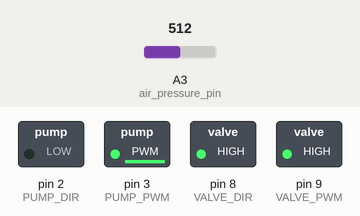
The sketch below on a simulated Arduino Uno, built with avr-gcc and run on an emulated ATmega328P. Parts: switched loads named in the sketch (green lamp = pin HIGH). The inputs (shaded band) are chosen by the test bench; at power-on: A3 (air_pressure_pin) = 512. The ROS host is connected and sends only what is stated; what the sketch prints to the serial monitor is not drawn.

Above: at 1.3 s.
1.4 s: A3 (air_pressure_pin) set to 350
5.2 s: A3 (air_pressure_pin) set to 322
At 8.7 s:
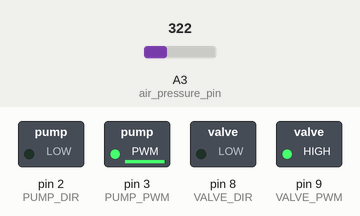
9.0 s: A3 (air_pressure_pin) set to 122
At 12.2 s:
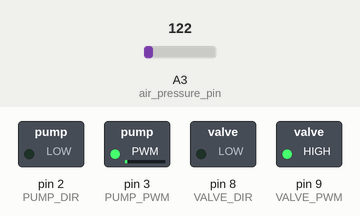
12.8 s: A3 (air_pressure_pin) set to 716
At 15.4 s:
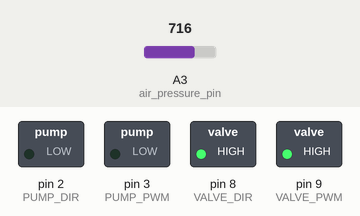
16.3 s: A3 (air_pressure_pin) set to 1023
23.9 s: A3 (air_pressure_pin) set to 306
At 26.3 s:
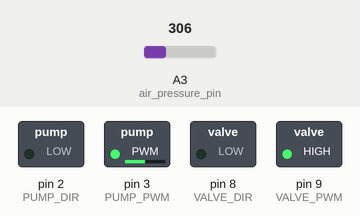
Timing chart, 0 to 28.7 s (numbered marks = the images above; inputs shaded):
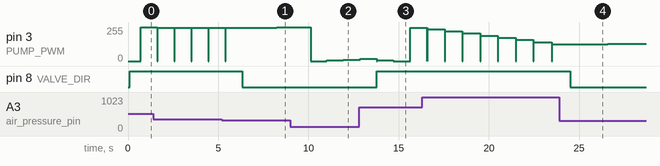

The sketch:

PIDcontroller.ino
```cpp
// ROS ingration
#include <ros.h>
#include <std_msgs/Float32.h>

// ROS node handle
ros::NodeHandle nh;

// ROS publisher define
// publishing pump state (output) and pressure value (input)
std_msgs::Float32 msg1;
std_msgs::Float32 msg2;
ros::Publisher pump_state("pump_state",&msg1);
ros::Publisher pressure_val("pressure_val",&msg2);

//PID constants
double kp = 8.0;
double ki = 5.0;
double kd = 10.0;

unsigned long currentTime, previousTime;
double elapsedTime;
double error;
double lastError;
double input, output, setPoint;
double cumError, rateError;

// wired connections
#define HG7881_B_IA 9 // D9 --> Motor B Input A --> MOTOR B +
#define HG7881_B_IB 8 // D8 --> Motor B Input B --> MOTOR B -
#define HG7881_A_IA 2
#define HG7881_A_IB 3

// functional connections
#define VALVE_PWM HG7881_B_IA // Motor B PWM Speed
#define VALVE_DIR HG7881_B_IB // Motor B Dither
#define PUMP_PWM HG7881_A_IB
#define PUMP_DIR HG7881_A_IA

// air pressure sensor
#define air_pressure_pin A3 // pin A0 for sensing air pressure

// variables for air pressure sensor
double air_pressure_val;
double voltP;
double kPa; // variable1 to publish
double pump_state_est; // variable2 to publish
double valve_dir_val; // variable for valve openness to release high pressures
double Setpoint = 1.70; // kPa. Not 6 kPa since that is max saturation point for the sensor.

void setup() {
  int baudrate = 57600;
  Serial.begin(baudrate);
  pinMode(VALVE_DIR, OUTPUT);
  pinMode(VALVE_PWM, OUTPUT);
  pinMode(PUMP_DIR, OUTPUT);
  pinMode(PUMP_PWM, OUTPUT);
  pinMode(air_pressure_pin, INPUT);
  digitalWrite(VALVE_DIR, LOW); // LOW - forward for filling in air
  digitalWrite(VALVE_PWM, HIGH); // was HIGH. LOW to allow more air to pass through.
  digitalWrite(PUMP_DIR, LOW);
  digitalWrite(PUMP_PWM, LOW);

//  Setpoint = (2/3 * Setpoint + 1/2) * 1024/5; // convert to raw value

  // ROS setup
  nh.initNode();
  nh.getHardware()->setBaud(baudrate);
  nh.advertise(pump_state);
  nh.advertise(pressure_val);

  delay(100);

}

void loop() {
//  input = analogRead(A0); //read from rotary encoder connected to A0
//  output = computePID(input);
//  delay(100);
//  analogWrite(3, output); //control the motor based on PID value

  air_pressure_val = analogRead(air_pressure_pin);

  // convert ASCII to voltage
  voltP = (air_pressure_val*5)/1024;
  // convert to kPa
  kPa = voltP * (3/2) - (3/4);

  Serial.print("kPa: ");
  Serial.print(kPa);
  Serial.print("\t");

  // calculate pump state needed for measured kPa
  pump_state_est = computePID(kPa);
  analogWrite(PUMP_PWM, pump_state_est); // apply speed based on sensor feedback

//  valve_dir_val = computePID(kPa);
//  analogWrite(VALVE_PWM, 255-valve_dir_val); // change valve openness based on pressure.
  // must be HIGH when above Setpoint, and LOW when below.
  // LOW PWM allows more time for air to pass, HIGH PWM means almost always closed.

  Serial.print("pump: ");
  Serial.println(pump_state_est);

  // Publish to ROS
  msg1.data = pump_state_est;
  pump_state.publish(&msg1);
  msg2.data = kPa;
  pressure_val.publish(&msg2);

  nh.spinOnce();
  delay(10);
}

double computePID(double inp) {
  currentTime = millis(); //get current time
  elapsedTime = (double)(currentTime - previousTime);        //compute time elapsed from previous computation

  error = Setpoint - inp;                                // determine error
  cumError += error * elapsedTime; // compute integral
  rateError = (error - lastError) / elapsedTime; // compute derivative

  double out = kp * error + ki * cumError + kd * rateError;          // PID output

  lastError = error; //remember current error
  previousTime = currentTime; //remember current time

  if ( error <= 0.05)
    {
      // close valve
//      digitalWrite(VALVE_PWM, HIGH);
      analogWrite(VALVE_DIR, 130);
      digitalWrite(PUMP_DIR, LOW);
      digitalWrite(PUMP_PWM, LOW);
      delay(20);
    }
  else
  {
//    digitalWrite(VALVE_PWM, LOW);
    digitalWrite(VALVE_DIR, LOW);
    digitalWrite(PUMP_DIR, LOW);
    delay(20);
  }

  return out/1000;                                        //have function return the PID output
}
```

Measured:
- the behaviour switches between 338 and 337 on A3 (air_pressure_pin) (found by bisection; images 0 and 1)
- after the input at 5.2 s, pin 8 (VALVE_DIR): HIGH → LOW after 1.1 s
- after the input at 12.8 s, pin 8 (VALVE_DIR): LOW → HIGH after 0.98 s
- after the input at 23.9 s, pin 8 (VALVE_DIR): HIGH → LOW after 0.61 s
